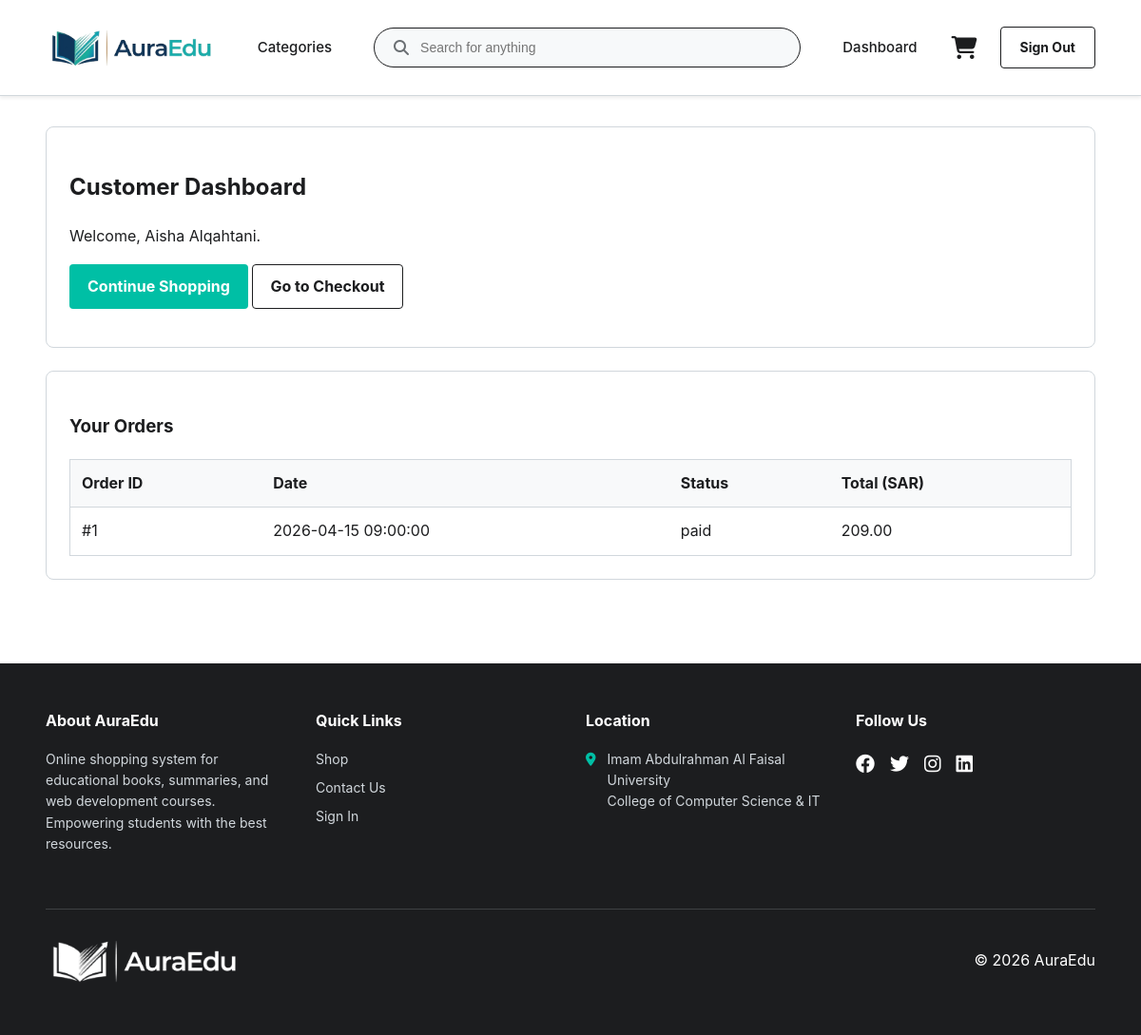
Page /customer_dashboard.php (signed in) on the committed database.
### tables this page shows
CREATE TABLE `orders` (
  `order_id` int(11) NOT NULL,
  `customer_id` int(11) NOT NULL,
  `order_date` datetime NOT NULL DEFAULT current_timestamp(),
  `order_status` enum('pending','paid','processing','completed','cancelled') NOT NULL DEFAULT 'pending',
  `payment_method` enum('cash_on_delivery','card','bank_transfer') NOT NULL DEFAULT 'card',
  `shipping_address` varchar(255) DEFAULT NULL,
  `total_amount` decimal(10,2) NOT NULL
);

### src/bootstrap.php (called while the page is built, shortened)
<?php
function h(string $value): string
{
    return htmlspecialchars($value, ENT_QUOTES, 'UTF-8');
}

### public/customer_dashboard.php (the view, shortened to what this page needs)
<?php
require_once __DIR__ . '/../src/bootstrap.php';
$customerId = (int) $_SESSION['customer_id'];
$orderStmt = mysqli_prepare(
    $conn,
    "SELECT order_id, order_date, order_status, total_amount
     FROM orders
     WHERE customer_id = ?
     ORDER BY order_date DESC"
);
mysqli_stmt_bind_param($orderStmt, 'i', $customerId);
mysqli_stmt_execute($orderStmt);
$orders = mysqli_stmt_get_result($orderStmt);
require_once __DIR__ . '/includes/header.php';
?>
<section class="card">
  <h2>Customer Dashboard</h2>
  <p>Welcome, <?php echo h((string) ($_SESSION['name'] ?? 'Customer')); ?>.</p>
  <p>
    <a class="btn" href="shop.php">Continue Shopping</a>
    <a class="btn alt" href="checkout.php">Go to Checkout</a>
  </p>
</section>
<section class="card">
  <h3>Your Orders</h3>
  <table aria-label="Customer orders">
    <thead>
      <tr>
        <th>Order ID</th>
        <th>Date</th>
        <th>Status</th>
        <th>Total (SAR)</th>
      </tr>
    </thead>
    <tbody>
      <?php while ($order = mysqli_fetch_assoc($orders)): ?>
        <tr>
          <td>#<?php echo (int) $order['order_id']; ?></td>
          <td><?php echo h($order['order_date']); ?></td>
          <td><?php echo h($order['order_status']); ?></td>
          <td><?php echo number_format((float) $order['total_amount'], 2); ?></td>
        </tr>
      <?php endwhile; ?>
    </tbody>
  </table>
</section>
<?php require_once __DIR__ . '/includes/footer.php'; ?>

### public/assets/css/style.css (style rules this page uses)
:root { --primary: #00bfa5; --secondary: #1c1d1f; --accent: #d4a017; --bg: #ffffff; --surface: #ffffff; --border: #d1d7dc; --text: #1c1d1f; --muted: #6a6f73; --shadow: 0 2px 4px rgba(0,0,0,0.08), 0 4px 12px rgba(0,0,0,0.08); }
* { box-sizing: border-box; }
body { margin: 0; background: var(--bg); color: var(--text); font-family: 'SF Pro Text', -apple-system, BlinkMacSystemFont, Roboto, 'Segoe UI', Helvetica, Arial, sans-serif, 'Apple Color Emoji', 'Segoe UI Emoji', 'Segoe UI Symbol'; line-height: 1.6; }
.card { background: var(--surface); border: 1px solid var(--border); border-radius: 8px; padding: 24px; margin-bottom: 24px; }
.btn { display: inline-block; background: var(--primary); color: #ffffff; border: 1px solid transparent; border-radius: 4px; padding: 10px 18px; text-decoration: none; font-weight: bold; cursor: pointer; text-align: center; transition: background-color 0.2s; }
.btn.alt { background: transparent; color: var(--text); border-color: var(--text); }
table { width: 100%; border-collapse: collapse; background: var(--surface); border: 1px solid var(--border); }
th, td { padding: 12px; border-bottom: 1px solid var(--border); text-align: start; }
th { background: #f8f9fa; font-weight: bold; }
:root { --pd-primary: #00b8a9; --pd-accent: #ffd700; --pd-text: #1c1d1f; --pd-light: #f8f9fa; --pd-border: #d1d7dc; }

### rows in the picture
orders: order_id "1", order_date "2026-04-15 09:00:00", order_status "paid", total_amount "209.00"

### other values in the picture
$_SESSION['name'] "Aisha Alqahtani"
